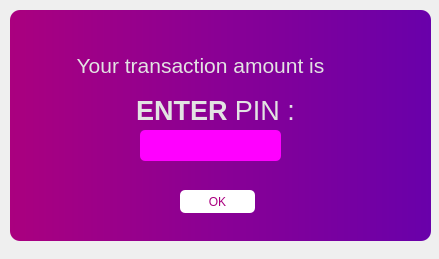
<?xml version="1.0" encoding="UTF-8"?>
<ui version="4.0">
 <class>MainWindow</class>
 <widget class="QMainWindow" name="MainWindow">
  <property name="geometry">
   <rect>
    <x>0</x>
    <y>0</y>
    <width>439</width>
    <height>259</height>
   </rect>
  </property>
  <property name="windowTitle">
   <string>MainWindow</string>
  </property>
  <widget class="QWidget" name="centralwidget">
   <widget class="QFrame" name="dropshadow">
    <property name="geometry">
     <rect>
      <x>10</x>
      <y>10</y>
      <width>421</width>
      <height>231</height>
     </rect>
    </property>
    <property name="styleSheet">
     <string notr="true">QFrame{
background-color:qlineargradient(spread:pad, x1:0, y1:0, x2:1, y2:0, stop:0 rgba(170, 0, 127, 255), stop:1 rgba(105, 0, 170, 255));
color:rgb(220,220,220);
border-radius:10px;
}</string>
    </property>
    <property name="frameShape">
     <enum>QFrame::StyledPanel</enum>
    </property>
    <property name="frameShadow">
     <enum>QFrame::Raised</enum>
    </property>
    <widget class="QLabel" name="label_tagline">
     <property name="geometry">
      <rect>
       <x>40</x>
       <y>40</y>
       <width>301</width>
       <height>31</height>
      </rect>
     </property>
     <property name="font">
      <font>
       <family>Segoe UI</family>
       <pointsize>10</pointsize>
      </font>
     </property>
     <property name="styleSheet">
      <string notr="true">color:rgb(227, 227, 227);
background-color:transparent</string>
     </property>
     <property name="text">
      <string>&lt;!DOCTYPE HTML PUBLIC &quot;-//W3C//DTD HTML 4.0//EN&quot; &quot;http://www.w3.org/TR/REC-html40/strict.dtd&quot;&gt;
&lt;html&gt;&lt;head&gt;&lt;meta name=&quot;qrichtext&quot; content=&quot;1&quot; /&gt;&lt;style type=&quot;text/css&quot;&gt;
p, li { white-space: pre-wrap; }
&lt;/style&gt;&lt;/head&gt;&lt;body style=&quot; font-family:'Segoe UI'; font-size:10pt; font-weight:400; font-style:normal;&quot;&gt;
&lt;p style=&quot; margin-top:0px; margin-bottom:0px; margin-left:0px; margin-right:0px; -qt-block-indent:0; text-indent:0px;&quot;&gt;&lt;span style=&quot; font-size:16pt;&quot;&gt;Your transaction amount is&lt;/span&gt;&lt;/p&gt;&lt;/body&gt;&lt;/html&gt;</string>
     </property>
     <property name="alignment">
      <set>Qt::AlignCenter</set>
     </property>
    </widget>
    <widget class="QLabel" name="label_tagline_2">
     <property name="geometry">
      <rect>
       <x>110</x>
       <y>80</y>
       <width>191</width>
       <height>41</height>
      </rect>
     </property>
     <property name="font">
      <font>
       <family>Segoe UI</family>
       <pointsize>20</pointsize>
      </font>
     </property>
     <property name="styleSheet">
      <string notr="true">color:rgb(227, 227, 227);
background-color:transparent</string>
     </property>
     <property name="text">
      <string>&lt;html&gt;&lt;head/&gt;&lt;body&gt;&lt;p&gt;&lt;span style=&quot; font-weight:600;&quot;&gt;ENTER&lt;/span&gt; PIN :&lt;/p&gt;&lt;/body&gt;&lt;/html&gt;</string>
     </property>
     <property name="alignment">
      <set>Qt::AlignCenter</set>
     </property>
    </widget>
    <widget class="QLineEdit" name="lineEdit">
     <property name="geometry">
      <rect>
       <x>130</x>
       <y>120</y>
       <width>141</width>
       <height>31</height>
      </rect>
     </property>
     <property name="font">
      <font>
       <family>Segoe UI</family>
       <pointsize>12</pointsize>
      </font>
     </property>
     <property name="cursor">
      <cursorShape>ArrowCursor</cursorShape>
     </property>
     <property name="focusPolicy">
      <enum>Qt::StrongFocus</enum>
     </property>
     <property name="styleSheet">
      <string notr="true">QLineEdit {
	background-color:rgb(255, 0, 255);
	border-radius: 5px;
	padding-left: 10px;
}
QLineEdit:hover {
	border: 2px solid rgb(64, 71, 88);
}
QLineEdit:focus {
	border: 2px solid rgb(91, 101, 124);
}</string>
     </property>
     <property name="maxLength">
      <number>1</number>
     </property>
     <property name="echoMode">
      <enum>QLineEdit::PasswordEchoOnEdit</enum>
     </property>
     <property name="dragEnabled">
      <bool>false</bool>
     </property>
     <property name="placeholderText">
      <string/>
     </property>
     <property name="clearButtonEnabled">
      <bool>false</bool>
     </property>
    </widget>
    <widget class="QPushButton" name="pushButton">
     <property name="geometry">
      <rect>
       <x>170</x>
       <y>180</y>
       <width>75</width>
       <height>23</height>
      </rect>
     </property>
     <property name="styleSheet">
      <string notr="true">QPushButton{
	color:rgb(170, 0, 127);
    font: 500 8pt &quot;Segoe UI &quot;;
	background:white;
	border-radius:5px
}

QPushButton:hover
{
color:white;
    
	font: 500 10pt &quot;Segoe UI &quot;;
border-radius:5px;
background:qconicalgradient(cx:1, cy:1, angle:0, stop:0.164773 rgba(255, 0, 255, 255), stop:1 rgba(170, 85, 255, 255))
}
QPushButton:pressed {	
	background-color: rgb(85, 170, 255);
}</string>
     </property>
     <property name="text">
      <string>OK</string>
     </property>
    </widget>
   </widget>
  </widget>
 </widget>
 <tabstops>
  <tabstop>lineEdit</tabstop>
 </tabstops>
 <resources>
  <include location="resources/homeicon.qrc"/>
 </resources>
 <connections/>
</ui>
